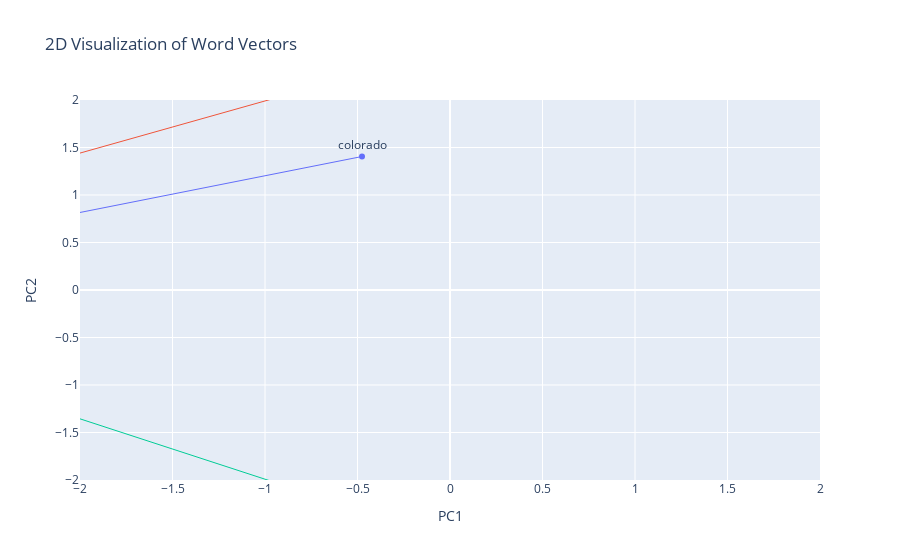

This figure's notebook cell:
### Markdown cell above
#### Cade

### Code cell
plot_word_vectors_cade(cade_models_quarterly, test_words_shootings + [target_word_shootings], range=[-2, 2], use_tsne=False, perplexity=3)

### Figure 1 — Plotly figure (JSON) as saved in the notebook; plotly's stock layout.template omitted (floating-point values rounded to 4 significant figures)
{"data": [{"marker": {"color": "#00CC96"}, "mode": "markers+text", "name": "uvalde", "showlegend": false, "text": ["uvalde"], "textposition": "top center", "x": [3.117], "y": [-3.092], "type": "scatter"}, {"marker": {"color": "#00CC96", "size": 10, "symbol": "diamond"}, "mode": "markers", "showlegend": false, "x": [3.117], "y": [-3.092], "type": "scatter"}, {"marker": {"color": "#636EFA"}, "mode": "markers+text", "name": "colorado", "showlegend": false, "text": ["colorado"], "textposition": "top center", "x": [-5.263], "y": [0.5904], "type": "scatter"}, {"marker": {"color": "#636EFA", "size": 10, "symbol": "diamond"}, "mode": "markers", "showlegend": false, "x": [-5.263], "y": [0.5904], "type": "scatter"}, {"marker": {"color": "#EF553B"}, "mode": "markers+text", "name": "nashville", "showlegend": false, "text": ["nashville"], "textposition": "top center", "x": [-5.206], "y": [-0.2936], "type": "scatter"}, {"marker": {"color": "#EF553B", "size": 10, "symbol": "diamond"}, "mode": "markers", "showlegend": false, "x": [-5.206], "y": [-0.2936], "type": "scatter"}, {"marker": {"color": "#AB63FA"}, "mode": "markers+text", "name": "shooting", "showlegend": false, "text": ["shooting"], "textposition": "top center", "x": [7.776], "y": [-3.239], "type": "scatter"}, {"marker": {"color": "#AB63FA", "size": 10, "symbol": "diamond"}, "mode": "markers", "showlegend": false, "x": [7.776], "y": [-3.239], "type": "scatter"}, {"marker": {"color": "#00CC96"}, "mode": "markers+text", "name": "uvalde", "showlegend": false, "text": ["uvalde"], "textposition": "top center", "x": [-0.06726], "y": [-2.584], "type": "scatter"}, {"line": {"color": "#00CC96", "width": 1}, "mode": "lines", "showlegend": false, "x": [3.117, -0.06726], "y": [-3.092, -2.584], "type": "scatter"}, {"marker": {"color": "#636EFA"}, "mode": "markers+text", "name": "colorado", "showlegend": false, "text": ["colorado"], "textposition": "top center", "x": [-3.24], "y": [1.805], "type": "scatter"}, {"line": {"color": "#636EFA", "width": 1}, "mode": "lines", "showlegend": false, "x": [-5.263, -3.24], "y": [0.5904, 1.805], "type": "scatter"}, {"marker": {"color": "#EF553B"}, "mode": "markers+text", "name": "nashville", "showlegend": false, "text": ["nashville"], "textposition": "top center", "x": [-4.47], "y": [-0.3779], "type": "scatter"}, {"line": {"color": "#EF553B", "width": 1}, "mode": "lines", "showlegend": false, "x": [-5.206, -4.47], "y": [-0.2936, -0.3779], "type": "scatter"}, {"marker": {"color": "#AB63FA"}, "mode": "markers+text", "name": "shooting", "showlegend": false, "text": ["shooting"], "textposition": "top center", "x": [5.538], "y": [-0.0866], "type": "scatter"}, {"line": {"color": "#AB63FA", "width": 1}, "mode": "lines", "showlegend": false, "x": [7.776, 5.538], "y": [-3.239, -0.0866], "type": "scatter"}, {"marker": {"color": "#00CC96"}, "mode": "markers+text", "name": "uvalde", "showlegend": false, "text": ["uvalde"], "textposition": "top center", "x": [-2.538], "y": [-1.014], "type": "scatter"}, {"line": {"color": "#00CC96", "width": 1}, "mode": "lines", "showlegend": false, "x": [-0.06726, -2.538], "y": [-2.584, -1.014], "type": "scatter"}, {"marker": {"color": "#636EFA"}, "mode": "markers+text", "name": "colorado", "showlegend": false, "text": ["colorado"], "textposition": "top center", "x": [-3.359], "y": [0.2906], "type": "scatter"}, {"line": {"color": "#636EFA", "width": 1}, "mode": "lines", "showlegend": false, "x": [-3.24, -3.359], "y": [1.805, 0.2906], "type": "scatter"}, {"marker": {"color": "#EF553B"}, "mode": "markers+text", "name": "nashville", "showlegend": false, "text": ["nashville"], "textposition": "top center", "x": [-5.112], "y": [-0.2668], "type": "scatter"}, {"line": {"color": "#EF553B", "width": 1}, "mode": "lines", "showlegend": false, "x": [-4.47, -5.112], "y": [-0.3779, -0.2668], "type": "scatter"}, {"marker": {"color": "#AB63FA"}, "mode": "markers+text", "name": "shooting", "showlegend": false, "text": ["shooting"], "textposition": "top center", "x": [5.85], "y": [-1.358], "type": "scatter"}, {"line": {"color": "#AB63FA", "width": 1}, "mode": "lines", "showlegend": false, "x": [5.538, 5.85], "y": [-0.0866, -1.358], "type": "scatter"}, {"marker": {"color": "#00CC96"}, "mode": "markers+text", "name": "uvalde", "showlegend": false, "text": ["uvalde"], "textposition": "top center", "x": [-4.323], "y": [-0.05089], "type": "scatter"}, {"line": {"color": "#00CC96", "width": 1}, "mode": "lines", "showlegend": false, "x": [-2.538, -4.323], "y": [-1.014, -0.05089], "type": "scatter"}, {"marker": {"color": "#636EFA"}, "mode": "markers+text", "name": "colorado", "showlegend": false, "text": ["colorado"], "textposition": "top center", "x": [-0.4757], "y": [1.405], "type": "scatter"}, {"line": {"color": "#636EFA", "width": 1}, "mode": "lines", "showlegend": false, "x": [-3.359, -0.4757], "y": [0.2906, 1.405], "type": "scatter"}, {"marker": {"color": "#EF553B"}, "mode": "markers+text", "name": "nashville", "showlegend": false, "text": ["nashville"], "textposition": "top center", "x": [4.248], "y": [4.87], "type": "scatter"}, {"line": {"color": "#EF553B", "width": 1}, "mode": "lines", "showlegend": false, "x": [-5.112, 4.248], "y": [-0.2668, 4.87], "type": "scatter"}, {"marker": {"color": "#AB63FA"}, "mode": "markers+text", "name": "shooting", "showlegend": false, "text": ["shooting"], "textposition": "top center", "x": [7.526], "y": [3.403], "type": "scatter"}, {"line": {"color": "#AB63FA", "width": 1}, "mode": "lines", "showlegend": false, "x": [5.85, 7.526], "y": [-1.358, 3.403], "type": "scatter"}], "layout": {"legend": {"x": 1.02, "y": 1.0}, "title": {"text": "2D Visualization of Word Vectors"}, "xaxis": {"range": [-2, 2], "title": {"text": "PC1"}}, "yaxis": {"range": [-2, 2], "title": {"text": "PC2"}}}}
